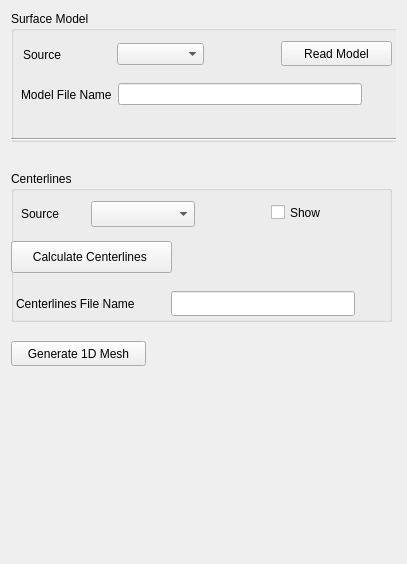
        <widget class="QWidget" name="page_7">
         <property name="geometry">
          <rect>
           <x>0</x>
           <y>0</y>
           <width>407</width>
           <height>564</height>
          </rect>
         </property>
         <attribute name="label">
          <string>1D Mesh</string>
         </attribute>
         <layout class="QVBoxLayout" name="verticalLayout_18">
          <item>
           <widget class="QWidget" name="widget_3" native="true">
            <widget class="QPushButton" name="generateMeshPushButton">
             <property name="geometry">
              <rect>
               <x>0</x>
               <y>330</y>
               <width>135</width>
               <height>25</height>
              </rect>
             </property>
             <property name="text">
              <string>Generate 1D Mesh</string>
             </property>
            </widget>
            <widget class="QGroupBox" name="groupBox">
             <property name="geometry">
              <rect>
               <x>0</x>
               <y>0</y>
               <width>391</width>
               <height>131</height>
              </rect>
             </property>
             <property name="title">
              <string>Surface Model</string>
             </property>
             <widget class="QPushButton" name="readModelPushButton">
              <property name="geometry">
               <rect>
                <x>270</x>
                <y>30</y>
                <width>111</width>
                <height>25</height>
               </rect>
              </property>
              <property name="text">
               <string>Read Model</string>
              </property>
             </widget>
             <widget class="QWidget" name="layoutWidget">
              <property name="geometry">
               <rect>
                <x>10</x>
                <y>70</y>
                <width>341</width>
                <height>27</height>
               </rect>
              </property>
              <layout class="QHBoxLayout" name="horizontalLayout_13">
               <item>
                <widget class="QLabel" name="modelFileNameLabel">
                 <property name="text">
                  <string>Model File Name</string>
                 </property>
                </widget>
               </item>
               <item>
                <widget class="QLineEdit" name="modelFileNameLineEdit"/>
               </item>
              </layout>
             </widget>
             <widget class="QWidget" name="layoutWidget">
              <property name="geometry">
               <rect>
                <x>12</x>
                <y>30</y>
                <width>181</width>
                <height>27</height>
               </rect>
              </property>
              <layout class="QHBoxLayout" name="horizontalLayout_11">
               <item>
                <widget class="QLabel" name="label_22">
                 <property name="text">
                  <string>Source   </string>
                 </property>
                </widget>
               </item>
               <item>
                <widget class="QComboBox" name="surfaceModelComboBox"/>
               </item>
              </layout>
             </widget>
             <widget class="Line" name="line">
              <property name="geometry">
               <rect>
                <x>0</x>
                <y>120</y>
                <width>391</width>
                <height>16</height>
               </rect>
              </property>
              <property name="orientation">
               <enum>Qt::Horizontal</enum>
              </property>
             </widget>
            </widget>
            <widget class="QGroupBox" name="groupBox_2">
             <property name="geometry">
              <rect>
               <x>0</x>
               <y>160</y>
               <width>381</width>
               <height>151</height>
              </rect>
             </property>
             <property name="title">
              <string>Centerlines</string>
             </property>
             <widget class="QComboBox" name="centerlinesComboBox">
              <property name="geometry">
               <rect>
                <x>80</x>
                <y>30</y>
                <width>104</width>
                <height>26</height>
               </rect>
              </property>
             </widget>
             <widget class="QLabel" name="label_23">
              <property name="geometry">
               <rect>
                <x>10</x>
                <y>30</y>
                <width>61</width>
                <height>25</height>
               </rect>
              </property>
              <property name="text">
               <string>Source</string>
              </property>
             </widget>
             <widget class="QPushButton" name="readCenterlinesPushButton">
              <property name="geometry">
               <rect>
                <x>0</x>
                <y>70</y>
                <width>124</width>
                <height>25</height>
               </rect>
              </property>
              <property name="text">
               <string>Read Centerlines</string>
              </property>
             </widget>
             <widget class="QPushButton" name="calculateCenterlinesPushButton">
              <property name="geometry">
               <rect>
                <x>0</x>
                <y>70</y>
                <width>161</width>
                <height>32</height>
               </rect>
              </property>
              <property name="text">
               <string>Calculate Centerlines </string>
              </property>
             </widget>
             <widget class="QLineEdit" name="centerlinesFileNameLineEdit">
              <property name="geometry">
               <rect>
                <x>160</x>
                <y>120</y>
                <width>184</width>
                <height>25</height>
               </rect>
              </property>
             </widget>
             <widget class="QLabel" name="centerlinesFileNameLabel">
              <property name="geometry">
               <rect>
                <x>5</x>
                <y>120</y>
                <width>149</width>
                <height>25</height>
               </rect>
              </property>
              <property name="text">
               <string>Centerlines File Name</string>
              </property>
             </widget>
             <widget class="QCheckBox" name="showCenterLinesCheckBox">
              <property name="geometry">
               <rect>
                <x>260</x>
                <y>30</y>
                <width>92</width>
                <height>23</height>
               </rect>
              </property>
              <property name="text">
               <string>Show</string>
              </property>
             </widget>
            </widget>
           </widget>
          </item>
         </layout>
        </widget>
